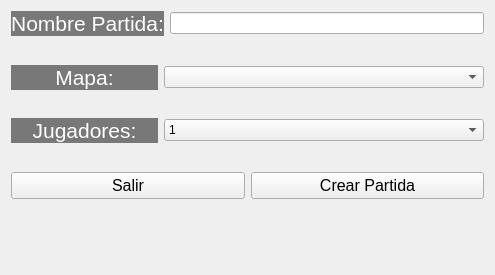
<?xml version="1.0" encoding="UTF-8"?>
<ui version="4.0">
 <class>CreateGame</class>
 <widget class="QWidget" name="CreateGame">
  <property name="geometry">
   <rect>
    <x>0</x>
    <y>0</y>
    <width>495</width>
    <height>275</height>
   </rect>
  </property>
  <property name="windowTitle">
   <string>MainWindow</string>
  </property>
  <layout class="QGridLayout" name="gridLayout">
   <item row="0" column="0">
    <layout class="QVBoxLayout" name="verticalLayout_2">
     <item>
      <layout class="QHBoxLayout" name="horizontalLayout_5">
       <item>
        <widget class="QLabel" name="label_2">
         <property name="font">
          <font>
           <pointsize>16</pointsize>
          </font>
         </property>
         <property name="styleSheet">
          <string notr="true">background-color: rgba(0, 0, 0, 0.5);
color: #FFFFFF</string>
         </property>
         <property name="text">
          <string>&lt;html&gt;&lt;head/&gt;&lt;body&gt;&lt;p align=&quot;center&quot;&gt;Nombre Partida:&lt;/p&gt;&lt;/body&gt;&lt;/html&gt;</string>
         </property>
        </widget>
       </item>
       <item>
        <widget class="QLineEdit" name="inputNombre">
         <property name="toolTip">
          <string>&lt;html&gt;&lt;head/&gt;&lt;body&gt;&lt;p&gt;Nombre de la partida&lt;/p&gt;&lt;/body&gt;&lt;/html&gt;</string>
         </property>
        </widget>
       </item>
      </layout>
     </item>
     <item>
      <spacer name="verticalSpacer">
       <property name="orientation">
        <enum>Qt::Vertical</enum>
       </property>
       <property name="sizeHint" stdset="0">
        <size>
         <width>20</width>
         <height>40</height>
        </size>
       </property>
      </spacer>
     </item>
     <item>
      <layout class="QHBoxLayout" name="horizontalLayout">
       <item>
        <layout class="QHBoxLayout" name="horizontalLayout_4">
         <item>
          <widget class="QLabel" name="label_5">
           <property name="maximumSize">
            <size>
             <width>147</width>
             <height>16777215</height>
            </size>
           </property>
           <property name="font">
            <font>
             <pointsize>16</pointsize>
            </font>
           </property>
           <property name="styleSheet">
            <string notr="true">background-color: rgba(0, 0, 0, 0.5);
color: #FFFFFF</string>
           </property>
           <property name="text">
            <string>&lt;html&gt;&lt;head/&gt;&lt;body&gt;&lt;p align=&quot;center&quot;&gt;Mapa:&lt;/p&gt;&lt;/body&gt;&lt;/html&gt;</string>
           </property>
          </widget>
         </item>
         <item>
          <widget class="QComboBox" name="listaMapas">
           <property name="toolTip">
            <string>&lt;html&gt;&lt;head/&gt;&lt;body&gt;&lt;p&gt;Mapa de la partida&lt;/p&gt;&lt;/body&gt;&lt;/html&gt;</string>
           </property>
          </widget>
         </item>
        </layout>
       </item>
      </layout>
     </item>
     <item>
      <spacer name="verticalSpacer_2">
       <property name="orientation">
        <enum>Qt::Vertical</enum>
       </property>
       <property name="sizeHint" stdset="0">
        <size>
         <width>20</width>
         <height>40</height>
        </size>
       </property>
      </spacer>
     </item>
     <item>
      <layout class="QHBoxLayout" name="horizontalLayout_3">
       <item>
        <widget class="QLabel" name="label_4">
         <property name="maximumSize">
          <size>
           <width>147</width>
           <height>16777215</height>
          </size>
         </property>
         <property name="font">
          <font>
           <pointsize>16</pointsize>
          </font>
         </property>
         <property name="styleSheet">
          <string notr="true">background-color: rgba(0, 0, 0, 0.5);
color: #FFFFFF</string>
         </property>
         <property name="text">
          <string>&lt;html&gt;&lt;head/&gt;&lt;body&gt;&lt;p align=&quot;center&quot;&gt;Jugadores:&lt;/p&gt;&lt;/body&gt;&lt;/html&gt;</string>
         </property>
        </widget>
       </item>
       <item>
        <widget class="QComboBox" name="listaCantidad">
         <property name="toolTip">
          <string>&lt;html&gt;&lt;head/&gt;&lt;body&gt;&lt;p&gt;Cantidad máxima de jugadores &lt;/p&gt;&lt;/body&gt;&lt;/html&gt;</string>
         </property>
         <item>
          <property name="text">
           <string>1</string>
          </property>
         </item>
         <item>
          <property name="text">
           <string>2</string>
          </property>
         </item>
         <item>
          <property name="text">
           <string>3</string>
          </property>
         </item>
         <item>
          <property name="text">
           <string>4</string>
          </property>
         </item>
         <item>
          <property name="text">
           <string>5</string>
          </property>
         </item>
         <item>
          <property name="text">
           <string>6</string>
          </property>
         </item>
         <item>
          <property name="text">
           <string>7</string>
          </property>
         </item>
         <item>
          <property name="text">
           <string>8</string>
          </property>
         </item>
        </widget>
       </item>
      </layout>
     </item>
     <item>
      <spacer name="verticalSpacer_3">
       <property name="orientation">
        <enum>Qt::Vertical</enum>
       </property>
       <property name="sizeHint" stdset="0">
        <size>
         <width>20</width>
         <height>40</height>
        </size>
       </property>
      </spacer>
     </item>
     <item>
      <layout class="QHBoxLayout" name="horizontalLayout_2">
       <item>
        <widget class="QPushButton" name="buttonSalir">
         <property name="font">
          <font>
           <pointsize>12</pointsize>
          </font>
         </property>
         <property name="toolTip">
          <string>&lt;html&gt;&lt;head/&gt;&lt;body&gt;&lt;p&gt;Salir de la aplicacion&lt;/p&gt;&lt;/body&gt;&lt;/html&gt;</string>
         </property>
         <property name="text">
          <string>Salir</string>
         </property>
        </widget>
       </item>
       <item>
        <widget class="QPushButton" name="buttonCrear">
         <property name="font">
          <font>
           <pointsize>12</pointsize>
          </font>
         </property>
         <property name="toolTip">
          <string>&lt;html&gt;&lt;head/&gt;&lt;body&gt;&lt;p&gt;Crear partida&lt;/p&gt;&lt;/body&gt;&lt;/html&gt;</string>
         </property>
         <property name="text">
          <string>Crear Partida</string>
         </property>
        </widget>
       </item>
      </layout>
     </item>
     <item>
      <spacer name="verticalSpacer_4">
       <property name="orientation">
        <enum>Qt::Vertical</enum>
       </property>
       <property name="sizeHint" stdset="0">
        <size>
         <width>20</width>
         <height>40</height>
        </size>
       </property>
      </spacer>
     </item>
     <item>
      <widget class="QLabel" name="labelResultado">
       <property name="text">
        <string/>
       </property>
      </widget>
     </item>
     <item>
      <spacer name="verticalSpacer_5">
       <property name="orientation">
        <enum>Qt::Vertical</enum>
       </property>
       <property name="sizeHint" stdset="0">
        <size>
         <width>20</width>
         <height>40</height>
        </size>
       </property>
      </spacer>
     </item>
    </layout>
   </item>
  </layout>
 </widget>
 <resources/>
 <connections/>
</ui>
